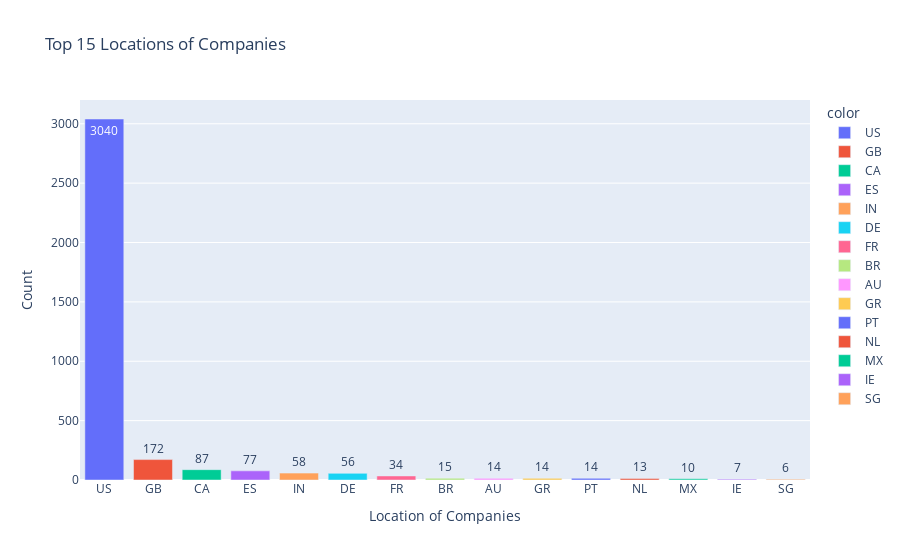

Notebook source saved alongside this figure:
### Code cell
#Breakdown of top 15 locations by country 
top15_comp_loc=df['company_location'].value_counts()[:15]
top15_comp_loc

top15_comp_locations = df['company_location'][:15]
fig = px.bar(y = top15_comp_loc.values, x = top15_comp_loc.index,
            color = top15_comp_loc.index, text = top15_comp_loc.values,
            title = 'Top 15 Locations of Companies')

fig.update_layout( xaxis_title = "Location of Companies", yaxis_title = "Count")
fig.show()

#plot company location on a choropleth map
country = coco.convert(names = df['company_location'], to = "ISO3")
df['company_location'] = country
company = df['company_location'].value_counts()
fig = px.choropleth(locations = company.index,
                    color = company.values,
                    color_continuous_scale=px.colors.sequential.Plasma,
                    title = 'Company Location On Map')
fig.show()

### Figure 1 — Plotly figure (JSON) as saved in the notebook; plotly's stock layout.template omitted (floating-point values rounded to 4 significant figures)
{"data": [{"alignmentgroup": "True", "hovertemplate": "color=US<br>x=%{x}<br>y=%{y}<br>text=%{text}<extra></extra>", "legendgroup": "US", "marker": {"color": "#636efa", "pattern": {"shape": ""}}, "name": "US", "offsetgroup": "US", "orientation": "v", "showlegend": true, "text": [3040], "textposition": "auto", "type": "bar", "x": ["US"], "xaxis": "x", "y": [3040], "yaxis": "y"}, {"alignmentgroup": "True", "hovertemplate": "color=GB<br>x=%{x}<br>y=%{y}<br>text=%{text}<extra></extra>", "legendgroup": "GB", "marker": {"color": "#EF553B", "pattern": {"shape": ""}}, "name": "GB", "offsetgroup": "GB", "orientation": "v", "showlegend": true, "text": [172], "textposition": "auto", "type": "bar", "x": ["GB"], "xaxis": "x", "y": [172], "yaxis": "y"}, {"alignmentgroup": "True", "hovertemplate": "color=CA<br>x=%{x}<br>y=%{y}<br>text=%{text}<extra></extra>", "legendgroup": "CA", "marker": {"color": "#00cc96", "pattern": {"shape": ""}}, "name": "CA", "offsetgroup": "CA", "orientation": "v", "showlegend": true, "text": [87], "textposition": "auto", "type": "bar", "x": ["CA"], "xaxis": "x", "y": [87], "yaxis": "y"}, {"alignmentgroup": "True", "hovertemplate": "color=ES<br>x=%{x}<br>y=%{y}<br>text=%{text}<extra></extra>", "legendgroup": "ES", "marker": {"color": "#ab63fa", "pattern": {"shape": ""}}, "name": "ES", "offsetgroup": "ES", "orientation": "v", "showlegend": true, "text": [77], "textposition": "auto", "type": "bar", "x": ["ES"], "xaxis": "x", "y": [77], "yaxis": "y"}, {"alignmentgroup": "True", "hovertemplate": "color=IN<br>x=%{x}<br>y=%{y}<br>text=%{text}<extra></extra>", "legendgroup": "IN", "marker": {"color": "#FFA15A", "pattern": {"shape": ""}}, "name": "IN", "offsetgroup": "IN", "orientation": "v", "showlegend": true, "text": [58], "textposition": "auto", "type": "bar", "x": ["IN"], "xaxis": "x", "y": [58], "yaxis": "y"}, {"alignmentgroup": "True", "hovertemplate": "color=DE<br>x=%{x}<br>y=%{y}<br>text=%{text}<extra></extra>", "legendgroup": "DE", "marker": {"color": "#19d3f3", "pattern": {"shape": ""}}, "name": "DE", "offsetgroup": "DE", "orientation": "v", "showlegend": true, "text": [56], "textposition": "auto", "type": "bar", "x": ["DE"], "xaxis": "x", "y": [56], "yaxis": "y"}, {"alignmentgroup": "True", "hovertemplate": "color=FR<br>x=%{x}<br>y=%{y}<br>text=%{text}<extra></extra>", "legendgroup": "FR", "marker": {"color": "#FF6692", "pattern": {"shape": ""}}, "name": "FR", "offsetgroup": "FR", "orientation": "v", "showlegend": true, "text": [34], "textposition": "auto", "type": "bar", "x": ["FR"], "xaxis": "x", "y": [34], "yaxis": "y"}, {"alignmentgroup": "True", "hovertemplate": "color=BR<br>x=%{x}<br>y=%{y}<br>text=%{text}<extra></extra>", "legendgroup": "BR", "marker": {"color": "#B6E880", "pattern": {"shape": ""}}, "name": "BR", "offsetgroup": "BR", "orientation": "v", "showlegend": true, "text": [15], "textposition": "auto", "type": "bar", "x": ["BR"], "xaxis": "x", "y": [15], "yaxis": "y"}, {"alignmentgroup": "True", "hovertemplate": "color=AU<br>x=%{x}<br>y=%{y}<br>text=%{text}<extra></extra>", "legendgroup": "AU", "marker": {"color": "#FF97FF", "pattern": {"shape": ""}}, "name": "AU", "offsetgroup": "AU", "orientation": "v", "showlegend": true, "text": [14], "textposition": "auto", "type": "bar", "x": ["AU"], "xaxis": "x", "y": [14], "yaxis": "y"}, {"alignmentgroup": "True", "hovertemplate": "color=GR<br>x=%{x}<br>y=%{y}<br>text=%{text}<extra></extra>", "legendgroup": "GR", "marker": {"color": "#FECB52", "pattern": {"shape": ""}}, "name": "GR", "offsetgroup": "GR", "orientation": "v", "showlegend": true, "text": [14], "textposition": "auto", "type": "bar", "x": ["GR"], "xaxis": "x", "y": [14], "yaxis": "y"}, {"alignmentgroup": "True", "hovertemplate": "color=PT<br>x=%{x}<br>y=%{y}<br>text=%{text}<extra></extra>", "legendgroup": "PT", "marker": {"color": "#636efa", "pattern": {"shape": ""}}, "name": "PT", "offsetgroup": "PT", "orientation": "v", "showlegend": true, "text": [14], "textposition": "auto", "type": "bar", "x": ["PT"], "xaxis": "x", "y": [14], "yaxis": "y"}, {"alignmentgroup": "True", "hovertemplate": "color=NL<br>x=%{x}<br>y=%{y}<br>text=%{text}<extra></extra>", "legendgroup": "NL", "marker": {"color": "#EF553B", "pattern": {"shape": ""}}, "name": "NL", "offsetgroup": "NL", "orientation": "v", "showlegend": true, "text": [13], "textposition": "auto", "type": "bar", "x": ["NL"], "xaxis": "x", "y": [13], "yaxis": "y"}, {"alignmentgroup": "True", "hovertemplate": "color=MX<br>x=%{x}<br>y=%{y}<br>text=%{text}<extra></extra>", "legendgroup": "MX", "marker": {"color": "#00cc96", "pattern": {"shape": ""}}, "name": "MX", "offsetgroup": "MX", "orientation": "v", "showlegend": true, "text": [10], "textposition": "auto", "type": "bar", "x": ["MX"], "xaxis": "x", "y": [10], "yaxis": "y"}, {"alignmentgroup": "True", "hovertemplate": "color=IE<br>x=%{x}<br>y=%{y}<br>text=%{text}<extra></extra>", "legendgroup": "IE", "marker": {"color": "#ab63fa", "pattern": {"shape": ""}}, "name": "IE", "offsetgroup": "IE", "orientation": "v", "showlegend": true, "text": [7], "textposition": "auto", "type": "bar", "x": ["IE"], "xaxis": "x", "y": [7], "yaxis": "y"}, {"alignmentgroup": "True", "hovertemplate": "color=SG<br>x=%{x}<br>y=%{y}<br>text=%{text}<extra></extra>", "legendgroup": "SG", "marker": {"color": "#FFA15A", "pattern": {"shape": ""}}, "name": "SG", "offsetgroup": "SG", "orientation": "v", "showlegend": true, "text": [6], "textposition": "auto", "type": "bar", "x": ["SG"], "xaxis": "x", "y": [6], "yaxis": "y"}], "layout": {"barmode": "relative", "legend": {"title": {"text": "color"}, "tracegroupgap": 0}, "title": {"text": "Top 15 Locations of Companies"}, "xaxis": {"anchor": "y", "domain": [0, 1], "title": {"text": "Location of Companies"}}, "yaxis": {"anchor": "x", "domain": [0, 1], "title": {"text": "Count"}}}}
